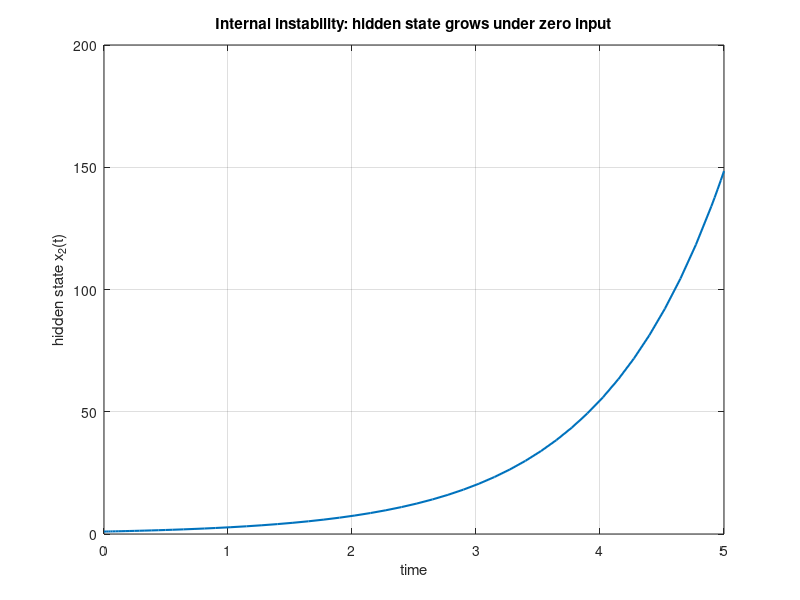
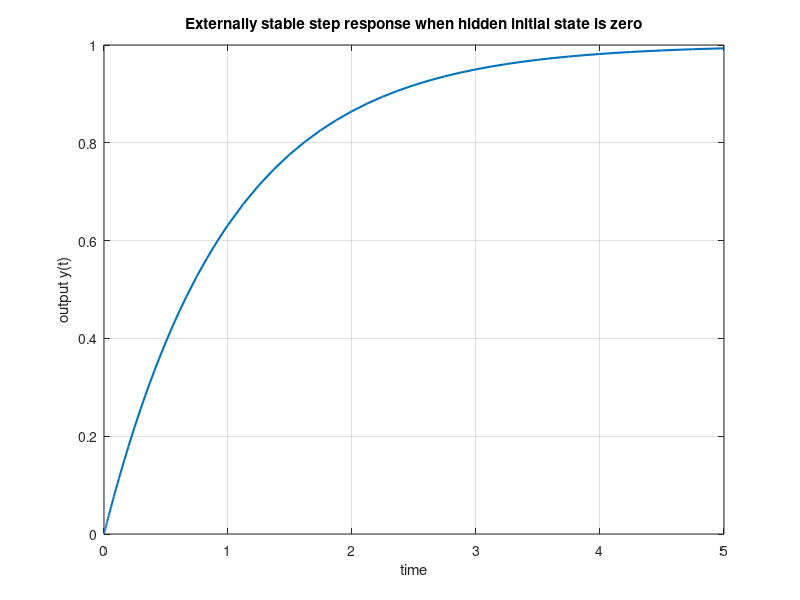

The MATLAB source for these figures, in order:
% Chapter9_Lesson4.m
% Internal stability versus external input-output behavior.
%
% Requires only base MATLAB for the simulations below.
% Optional Control System Toolbox commands are included when available.

clear; clc;

A = [-1 0; 0 1];
B = [1; 0];
C = [1 0];
D = 0;

fprintf('Eigenvalues of A:\n');
disp(eig(A));
fprintf('A has an unstable internal mode at +1.\n');
fprintf('The input-output transfer function is G(s)=1/(s+1), externally stable.\n');

% Optional Control System Toolbox verification
if exist('ss', 'file') == 2 && exist('tf', 'file') == 2
    sys = ss(A, B, C, D);
    fprintf('\nState-space model converted to transfer function:\n');
    disp(tf(sys));
end

% Case 1: zero input, hidden unstable initial condition
x0_hidden = [0; 1];
ode_zero = @(t, x) A*x + B*0;
[t1, x1] = ode45(ode_zero, [0 5], x0_hidden);
y1 = (C*x1.').';

fprintf('\nCase 1: u(t)=0, x(0)=[0;1]\n');
fprintf('  final state x(T) = [%g, %g]\n', x1(end,1), x1(end,2));
fprintf('  final output y(T) = %g\n', y1(end));
fprintf('  max |y(t)| = %g\n', max(abs(y1)));
fprintf('  max ||x(t)|| = %g\n', max(vecnorm(x1, 2, 2)));

% Case 2: unit step input, zero initial condition
x0_zero = [0; 0];
ode_step = @(t, x) A*x + B*1;
[t2, x2] = ode45(ode_step, [0 5], x0_zero);
y2 = (C*x2.').';

fprintf('\nCase 2: u(t)=1, x(0)=[0;0]\n');
fprintf('  final state x(T) = [%g, %g]\n', x2(end,1), x2(end,2));
fprintf('  final output y(T) = %g\n', y2(end));
fprintf('  expected y(T) approximately = %g\n', 1 - exp(-t2(end)));
fprintf('  max |y(t)| = %g\n', max(abs(y2)));

figure;
plot(t1, x1(:,2), 'LineWidth', 1.5); grid on;
xlabel('time'); ylabel('hidden state x_2(t)');
title('Internal instability: hidden state grows under zero input');

figure;
plot(t2, y2, 'LineWidth', 1.5); grid on;
xlabel('time'); ylabel('output y(t)');
title('Externally stable step response when hidden initial state is zero');
